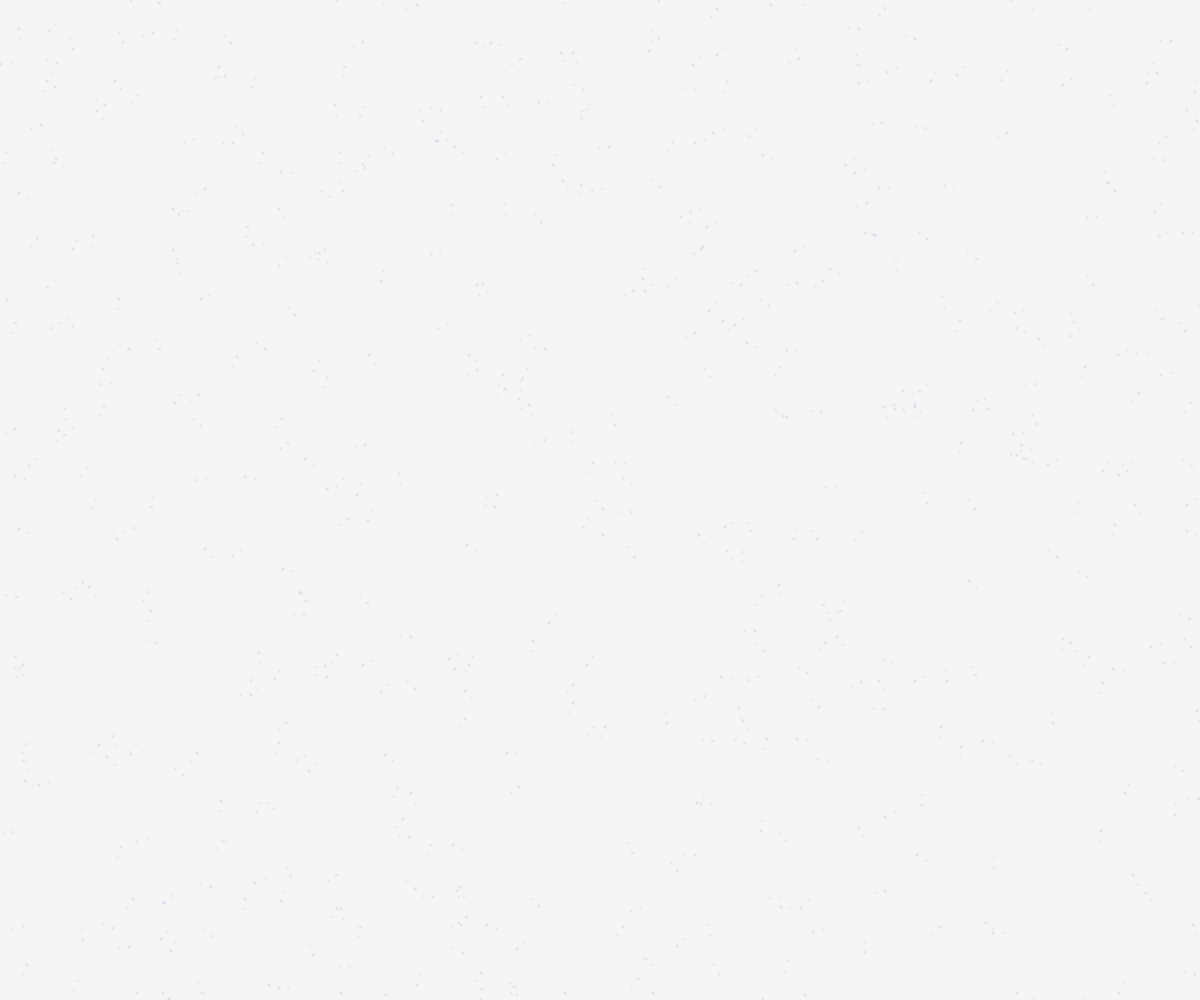
Frame 1 (no input)
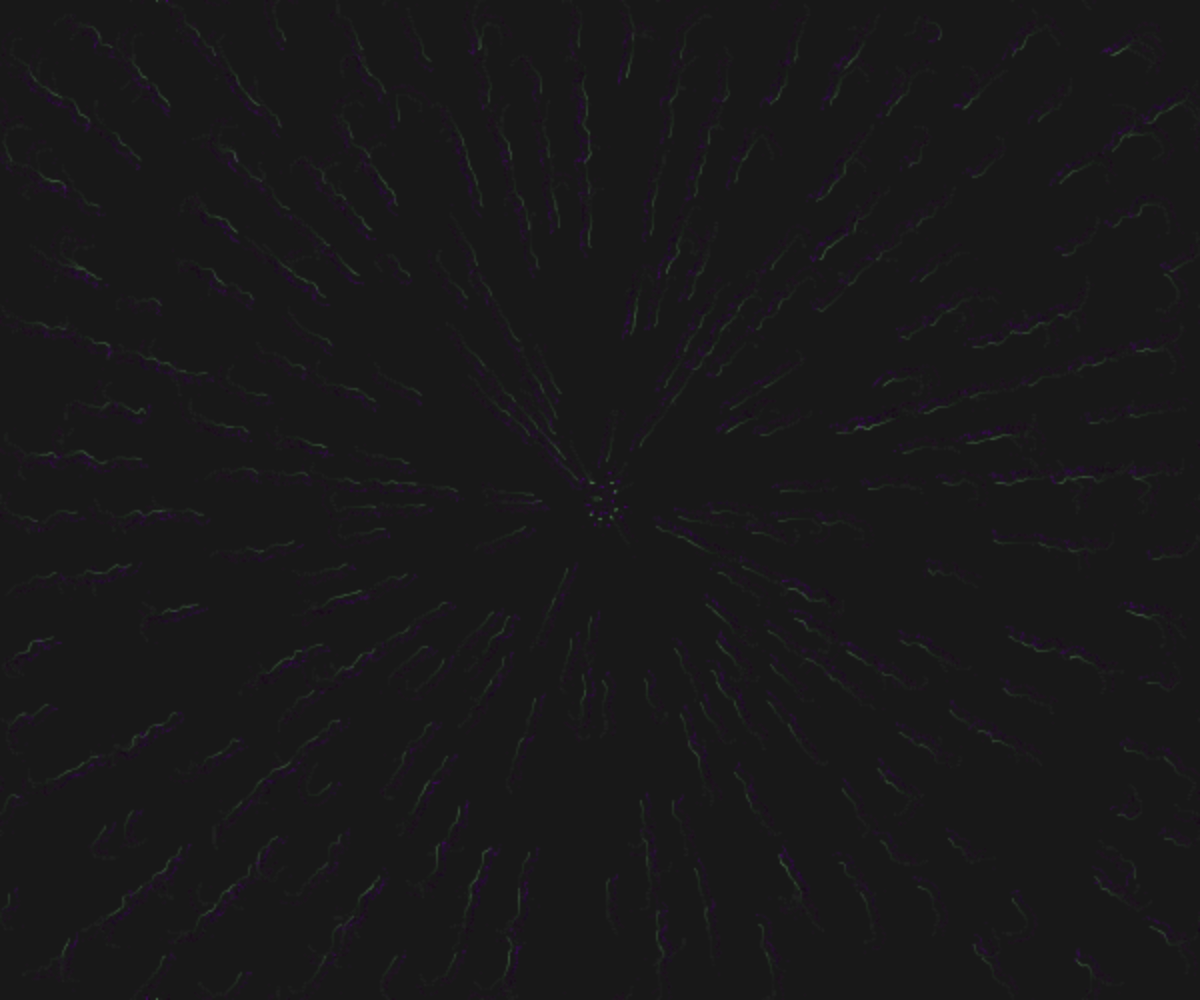
Frame 60 (no input)
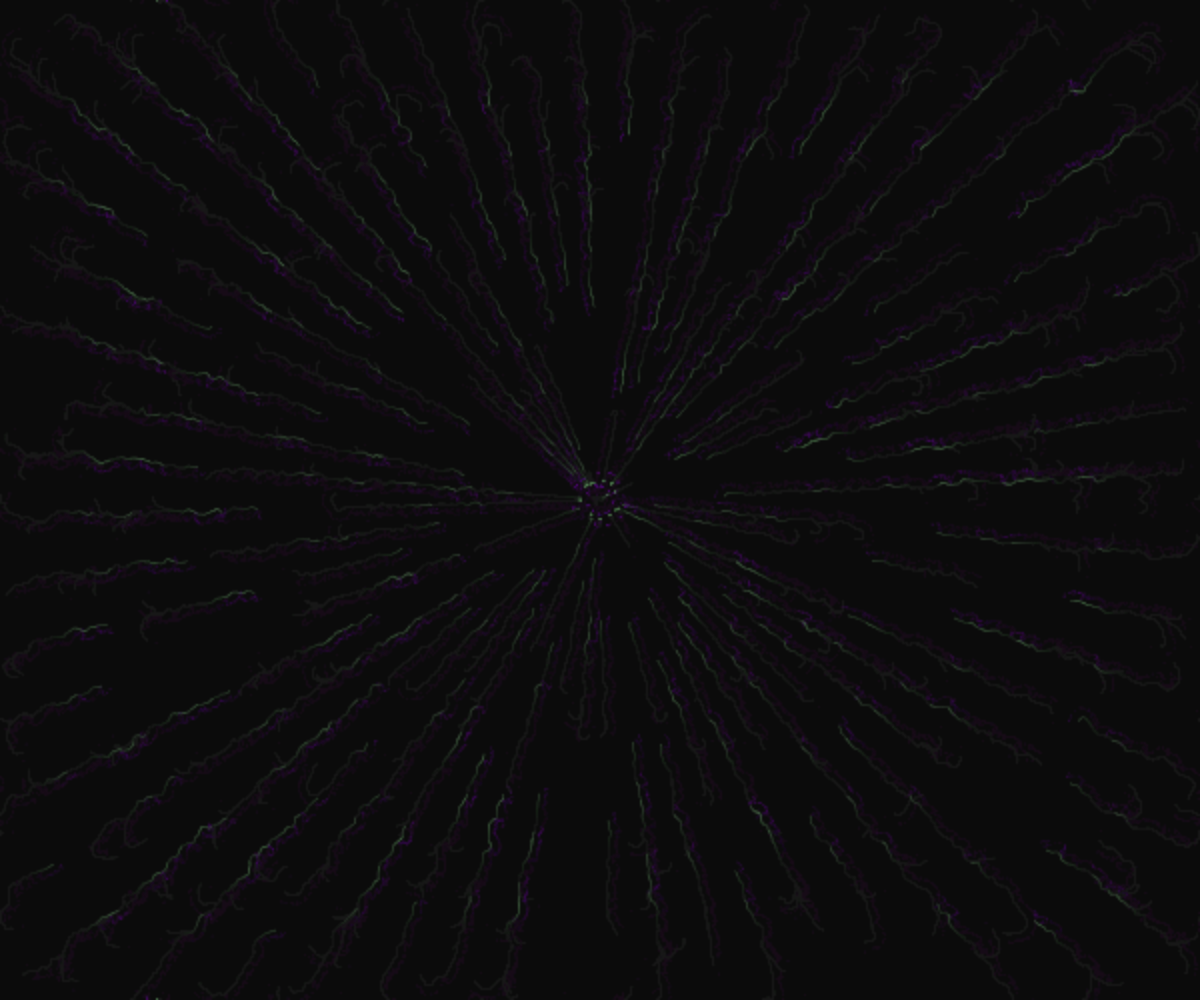
Frame 120 (the mouse pressed at the canvas centre since frame 60)

The p5.js sketch that drew these frames (run headless with seeded random() and noise() and a simulated clock; from frame 60 on, the mouse is pressed at the canvas centre):

// p5.js sketch
// ── sketch.js
/*
----- Coding Tutorial by Patt Vira ----- 
Name: Slime Molds (Physarum)
Video Tutorial: https://youtu.be/VyXxSNcgDtg

References: 
1. Algorithm by Jeff Jones: https://uwe-repository.worktribe.com/output/980579/characteristics-of-pattern-formation-and-evolution-in-approximations-of-physarum-transport-networks

Connect with Patt: @pattvira
https://www.pattvira.com/
----------------------------------------
*/

let molds = [];
let num = 500;
let d;

let gyroX = 0;
let gyroY = 0;
let gyroButton; // Add this at the top

// Request permission and listen for device orientation
function setup() {
  pixelDensity(0.5); // Add this for lower-res rendering
  createCanvas(window.innerWidth, window.innerHeight);
  angleMode(DEGREES);
  d = pixelDensity();

  // Create the gyro access button for iOS
  if (typeof DeviceOrientationEvent !== 'undefined' && typeof DeviceOrientationEvent.requestPermission === 'function') {
    gyroButton = createButton('Enable Gyro Control');
    gyroButton.position(20, 20);
    gyroButton.style('font-size', '18px');
    gyroButton.mousePressed(requestGyroAccess);
  } else {
    // Non-iOS devices
    window.addEventListener('deviceorientation', handleGyro);
  }

  for (let i=0; i<num; i++) {
    molds[i] = new Mold();
  } 
}



function handleGyro(event) {
  // event.beta: front-back tilt [-180,180], event.gamma: left-right tilt [-90,90]
  gyroX = map(event.gamma, -90, 90, 0, width);
  gyroY = map(event.beta, -180, 180, 0, height);
}

let frameSkip = 3;
function draw() {
  background(1, 10);
  if (frameCount % frameSkip === 0) loadPixels();
  loadPixels();

  for (let i = 0; i < num; i++) {
    if (key == "s") {
      // If "s" key is pressed, molds stop moving
      molds[i].stop = true;
      if (frameCount % frameSkip === 0) loadPixels();
      updatePixels();
      noLoop();
    } else {
      molds[i].stop = false;
    }
    
    // Make each mold head toward the cursor
    molds[i].updateHeadingTowardsCursor();

    molds[i].update();
    molds[i].display();
  }
}

// ── mold.js
class Mold {
  updateHeadingTowardsCursor() {
    // Use gyroX and gyroY instead of mouseX and mouseY
    let targetAngle = atan2(gyroY - this.y, gyroX - this.x);
    let noiseValue = noise(this.x * 0.2, this.y * 0.1) * 200;
    targetAngle += radians(noiseValue);
    targetAngle = degrees(targetAngle);
  
    // Smoothly transition the heading towards the target angle
    let turnSpeed = 100; // Determines how quickly they adjust direction
    this.heading = lerp(this.heading, targetAngle, turnSpeed / 100);
  }
  
  constructor() {
    // Mold variables
    this.x = random(width);
    this.y = random(height); 
    // this.x = random(width/2 - 20, width/2 + 20);
    // this.y = random(height/2 - 20, height/2 + 20); 
    this.r = 0.5;
    
    this.heading = random(360);
    this.vx = cos(this.heading);
    this.vy = sin(this.heading);
    this.rotAngle = 45;
    this.stop = false // Boolean variable to stop molds from moving 
    
    // Sensor variables
    this.rSensorPos = createVector(0, 0);
    this.lSensorPos = createVector(0, 0);
    this.fSensorPos = createVector(0, 0);
    this.sensorAngle = 45;
    this.sensorDist = 10;
    
  }
  
  update() {   
    // Using this.stop to control when molds stop moving
    if (this.stop) {
      this.vx = 0;
      this.vy = 0;
    } else {
      this.vx = cos(this.heading);
      this.vy = sin(this.heading);
    }
    
    // Using % Modulo expression to wrap around the canvas
    this.x = (this.x + this.vx + width) % width;
    this.y = (this.y + this.vy + height) % height;
    
    // Get 3 sensor positions based on current position and heading
    this.getSensorPos(this.rSensorPos, this.heading + this.sensorAngle);
    this.getSensorPos(this.lSensorPos, this.heading - this.sensorAngle);
    this.getSensorPos(this.fSensorPos, this.heading);
  
    // Get indices of the 3 sensor positions and get the color values from those indices
    let index, l, r, f;
    index = 4*(d * floor(this.rSensorPos.y)) * (d * width) + 4*(d * floor(this.rSensorPos.x));
    r = pixels[index];
    
    index = 4*(d * floor(this.lSensorPos.y)) * (d * width) + 4*(d * floor(this.lSensorPos.x));
    l = pixels[index];
    
    index = 4*(d * floor(this.fSensorPos.y)) * (d * width) + 4*(d * floor(this.fSensorPos.x));
    f = pixels[index];
    
    // Compare values of f, l, and r to determine movement 
    if (f > l && f > r) {
      this.heading += 0;
    } else if (f < l && f < r) {
      if (random(1) < 0.5) {
        this.heading += this.rotAngle % 2;
      } else {
        this.heading -= this.rotAngle % 3/4;
      }
    } else if (l > r) {
      this.heading += -this.rotAngle * 2 % 4 ;
    } else if (r > l) {
      this.heading += this.rotAngle % 3;
    }
    
    
  }
  
  display() {
    noStroke();
    fill(100, 150, 100);
    ellipse(this.x, this.y, this.r*2, this.r*2);
    
    line(this.x, this.y, this.x + this.r*3*this.vx, this.y + this.r*3*this.vy);
    fill(100, 0, 150);
    ellipse(this.rSensorPos.x, this.rSensorPos.y, this.r*2, this.r*2);
    //ellipse(this.lSensorPos.x, this.lSensorPos.y, this.r*2, this.r*2);
    //ellipse(this.fSensorPos.x, this.fSensorPos.y, this.r*2, this.r*2);
    
  }
  
  getSensorPos(sensor, angle) {
    sensor.x = (this.x + this.sensorDist*cos(angle) + width) % width;
    sensor.y = (this.y + this.sensorDist*sin(angle) + height) % height;
  }

}
